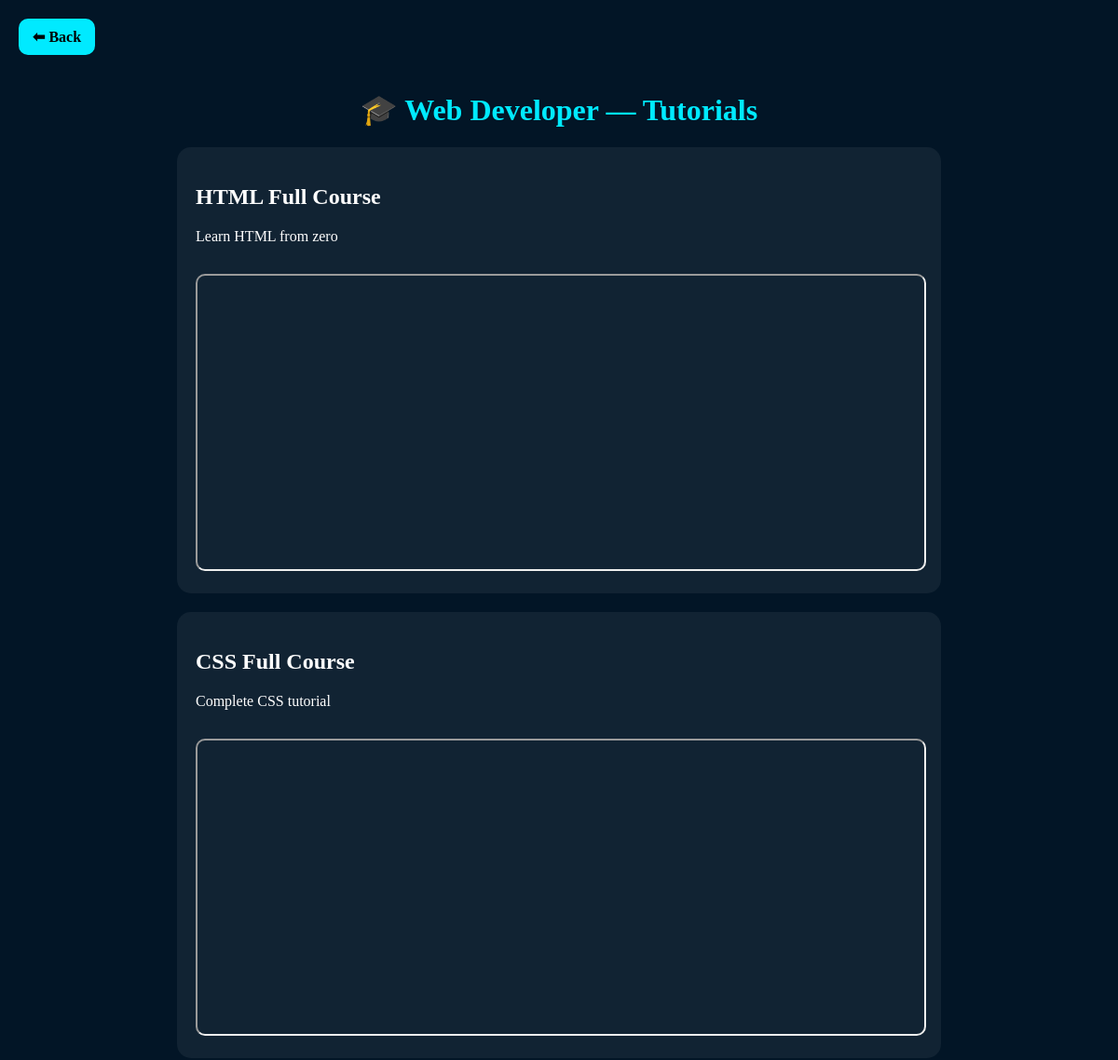
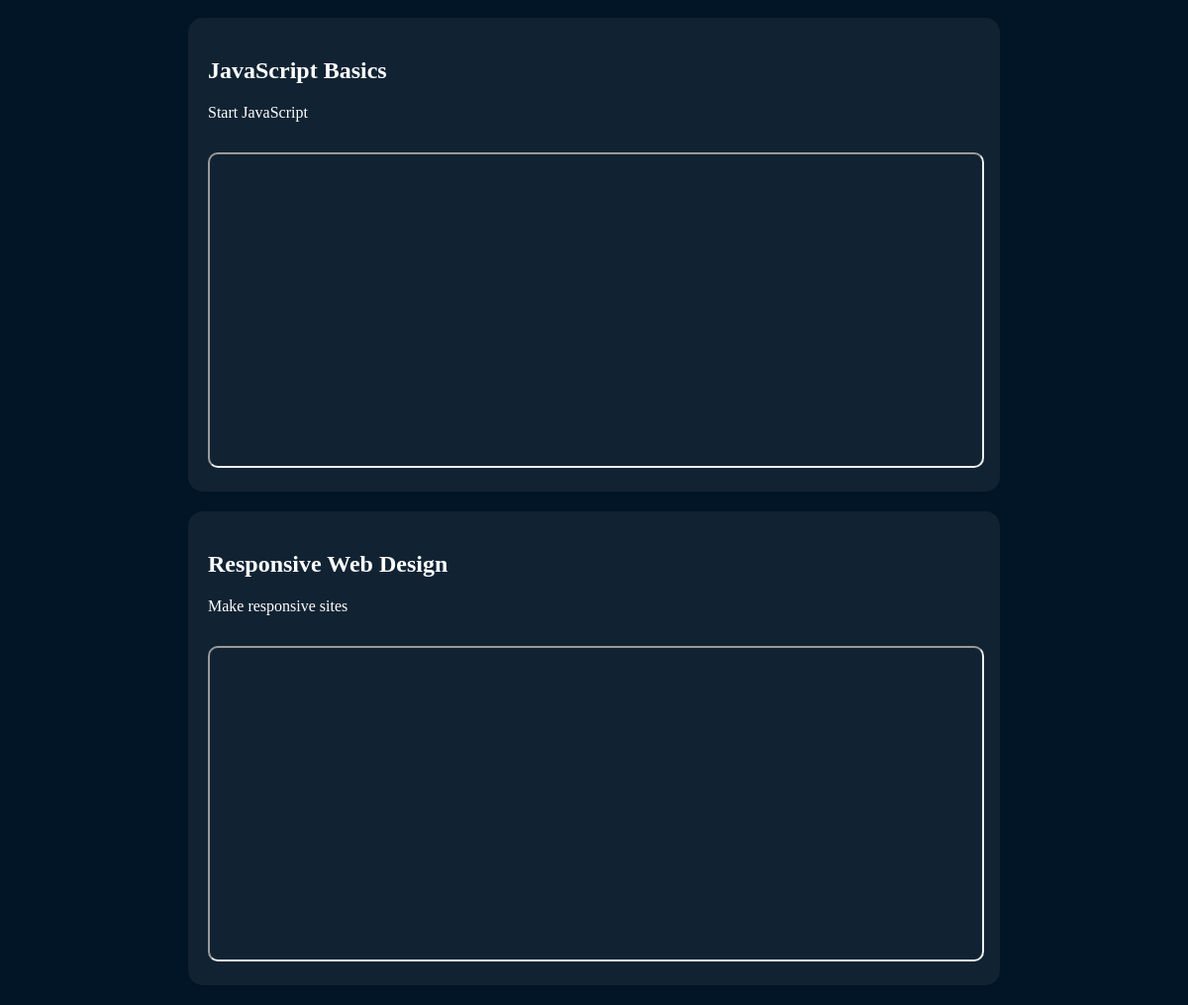
Page /AI-Talent-Recommendation/AI-Talent-Recommendation/tutorials.php?path=1 on the committed database (2 pictures, top to bottom).
### tables this page shows
CREATE TABLE `career_paths` (
  `id` int(11) NOT NULL,
  `name` varchar(255) NOT NULL,
  `description` text DEFAULT NULL
);

CREATE TABLE `tutorials` (
  `id` int(11) NOT NULL,
  `career_path_id` int(11) NOT NULL,
  `title` varchar(255) NOT NULL,
  `url` varchar(255) NOT NULL,
  `summary` text DEFAULT NULL
);

### AI-Talent-Recommendation/AI-Talent-Recommendation/tutorials.php (the view, shortened to what this page needs)
<?php
require "config.php";
$path_id = (int)$_GET['path'];
function extractYT($url) {
    $pattern = '%(youtu\.be/|youtube\.com/(watch\?.*v=|embed/|shorts/))([\w-]{11})%i';
    if (preg_match($pattern, $url, $matches)) {
        return $matches[3];
    }
    return "";
}
$stmt = $conn->prepare("SELECT * FROM tutorials WHERE career_path_id = ?");
$stmt->bind_param("i", $path_id);
$stmt->execute();
$res = $stmt->get_result();
$stmt2 = $conn->prepare("SELECT name FROM career_paths WHERE id = ?");
$stmt2->bind_param("i", $path_id);
$stmt2->execute();
$career = $stmt2->get_result()->fetch_assoc();
?>
<!DOCTYPE html>
<html>
<head>
</head>
<body>
<a class="back-btn" href="student_dashboard.php">⬅ Back</a>
<h1 style="text-align:center;color:#00eaff;margin-top:20px;">
🎓 <?= $career['name'] ?> — Tutorials
</h1>
<?php
if ($res->num_rows == 0) {
    echo "<p style='text-align:center;margin-top:20px;'>No tutorials found.</p>";
} else {
    while ($row = $res->fetch_assoc()) {
        $vid = extractYT($row['url']);
?>
        <div class="card">
            <h2><?= $row['title'] ?></h2>
            <p><?= $row['summary'] ?></p>
            <?php if (!empty($vid)) { ?>
                <iframe src="https://www.youtube.com/embed/<?= $vid ?>" allowfullscreen></iframe>
            <?php } else { ?>
                <p style="color:red;">Invalid YouTube URL: <?= $row['url'] ?></p>
            <?php } ?>
        </div>
<?php
    }
}
?>
</body>
</html>

### AI-Talent-Recommendation/AI-Talent-Recommendation/tutorials.php (style rules this page uses)
body { margin:0; background:#021526; font-family:Poppins; color:white; }
.card { background:rgba(255,255,255,0.06); padding:20px; border-radius:15px; margin:20px auto; width:65%; }
iframe { width:100%; height:315px; border-radius:10px; margin-top:15px; }
.back-btn { background:#00eaff; padding:10px 15px; border-radius:10px; display:inline-block; text-decoration:none; color:black; margin:20px; font-weight:bold; }

### rows in the picture
career_paths: name "Web Developer"
tutorials: title "HTML Full Course", summary "Learn HTML from zero"
tutorials: title "CSS Full Course", summary "Complete CSS tutorial"
tutorials: title "JavaScript Basics", summary "Start JavaScript"
tutorials: title "Responsive Web Design", summary "Make responsive sites"
